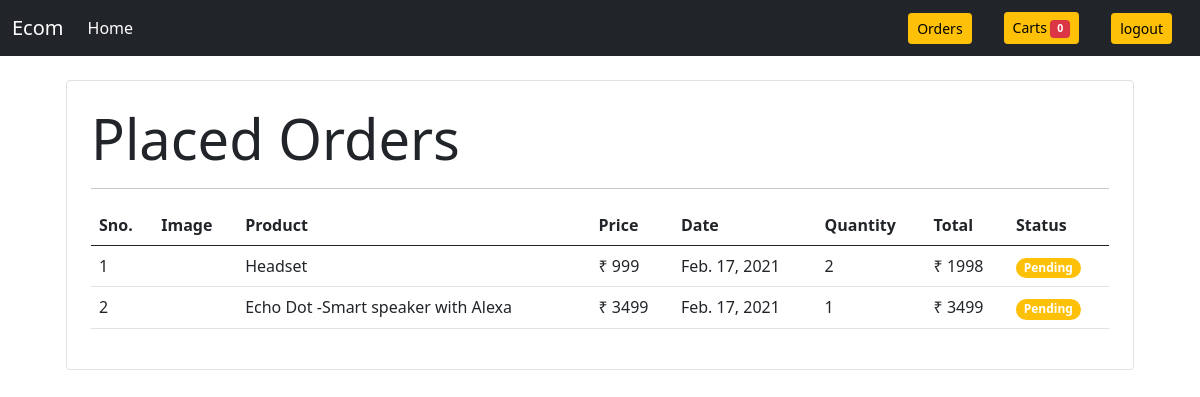
/orders/ (signed in), run on the app's committed database.
### store/models.py (models this page shows, shortened)
class Order(models.Model):
    product = models.ForeignKey(Product,
                                on_delete=models.CASCADE)
    customer = models.ForeignKey(Customer,
                                 on_delete=models.CASCADE)
    quantity = models.IntegerField(default=1)
    price = models.IntegerField()
    address = models.CharField(max_length=50, default='', blank=True)
    phone = models.CharField(max_length=50, default='', blank=True)
    date = models.DateField(default=datetime.datetime.today)
    status = models.BooleanField(default=False)

class Product(models.Model):
    name = models.CharField(max_length=50)
    price = models.IntegerField()
    category = models.ForeignKey(Category, on_delete=models.CASCADE)
    image = models.ImageField(upload_to='static/images')

### store/middlewares/auth.py (the view)
    def middleware(request):
        if not request.session.get('customer'):
            return redirect('login')
        response = get_response(request)
        return response

### store/templatetags/custom_filter.py (called while the page is built)
@register.filter(name='currency')
def currency(number):
    return "₹ " + str(number)

@register.filter(name='multiply')
def multiply(number, number1):
    return number * number1

### store/views.py (called while the page is built)
@auth_middleware
def orders(request):
    if request.method == "GET":
        customer = request.session.get('customer')
        orders = Order.objects.filter(customer=customer)
        return render(request,'store/orders.html',{'orders': orders})

### store/templates/store/orders.html (shortened to what this page needs)
{% extends 'store/base.html' %}
{% load static %}
{% block body %}
{% load cart %}
{% load custom_filter %}
{% if orders %}
<div class="container cart-table">
   <div class="border rounded p-4 m-4">
        <p class="display-4 pl-4 ml-4">Placed Orders</p>
        <hr>
        <table class="table">
            <thead>
                <tr>
                    <th>Sno.</th>
                    <th>Image</th>
                    <th>Product</th>
                    <th>Price</th>
                    <th>Date</th>
                    <th>Quantity</th>
                    <th>Total</th>
                    <th>Status</th>
                </tr>
            </thead>
            <tbody>
                {% for order in orders %}
                <tr>
                    <td>{{forloop.counter}}</td>
                    <td><img style="height: 80px;" class="rounded-circle" src="{{order.product.image.url}}" alt=""></td>
                    <td>{{order.product.name}}</td>
                    <td>{{order.price|currency}}</td>
                    <td>{{order.date}}</td>
                    <td>{{order.quantity}}</td>
                    <td>{{order.quantity|multiply:order.price|currency}}</td>
                    {% if order.status %}
                        <td ><span class="badge rounded-pill bg-success">Completed</span></td>
                    {% else %}
                        <td ><span class="badge rounded-pill bg-warning">Pending</span></td>
                    {% endif %}
                </tr>
                {% endfor %}
            </tbody>
        </table>
   </div>
</div>
{% endif %}
{% endblock body %}

### data on the page
Order: product.name "Headset", price "₹ 999", date "Feb. 17, 2021", quantity "2", quantity|multiply "₹ 1998", status "Pending"
Order: product.name "Echo Dot -Smart speaker with Alexa", price "₹ 3499", date "Feb. 17, 2021", quantity "1", quantity|multiply "₹ 3499", status "Pending"

### other printed values
{{ request.session.cart.keys|length }} "0"
